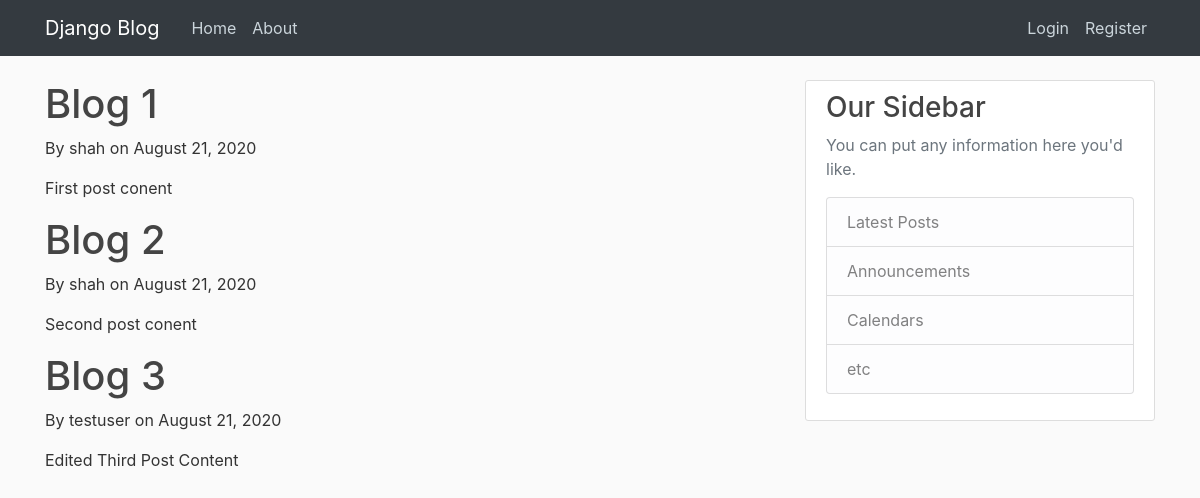
The page / on the database its author committed.
### blog/models.py (models this page shows, shortened)
class Post(models.Model):
    title = models.CharField(max_length=100)
    content = models.TextField()
    date_posted = models.DateTimeField(default=timezone.now)
    author = models.ForeignKey(User, on_delete=models.CASCADE)

### blog/views.py (the view)
# urls.py: path('', views.home, name="blog-home"),
def home(request):
    context={
        "posts":Post.objects.all()
    }
    return render(request,'blog/home.html',context)

### blog/templates/blog/home.html
{% extends 'blog/base.html' %}
{% block content %}
    {%for post in posts%}
        <h1> {{post.title}} </h1>
        <p>  By {{post.author}} on {{post.date_posted|date:"F d, Y"}} </p>
        <p>{{post.content}}</p>
    {% endfor %}
{% endblock content %}

### blog/static/blog/min.css (style rules this page uses)
body { background: #fafafa; color: #333333; margin-top: 5rem; }
h1, h2, h3, h4, h5, h6 { color: #444444; }

### rows shown on the page
Post: title "Blog 1", author "shah", date_posted "August 21, 2020", content "First post conent"
Post: title "Blog 2", author "shah", date_posted "August 21, 2020", content "Second post conent"
Post: title "Blog 3", author "testuser", date_posted "August 21, 2020", content "Edited Third Post Content"
